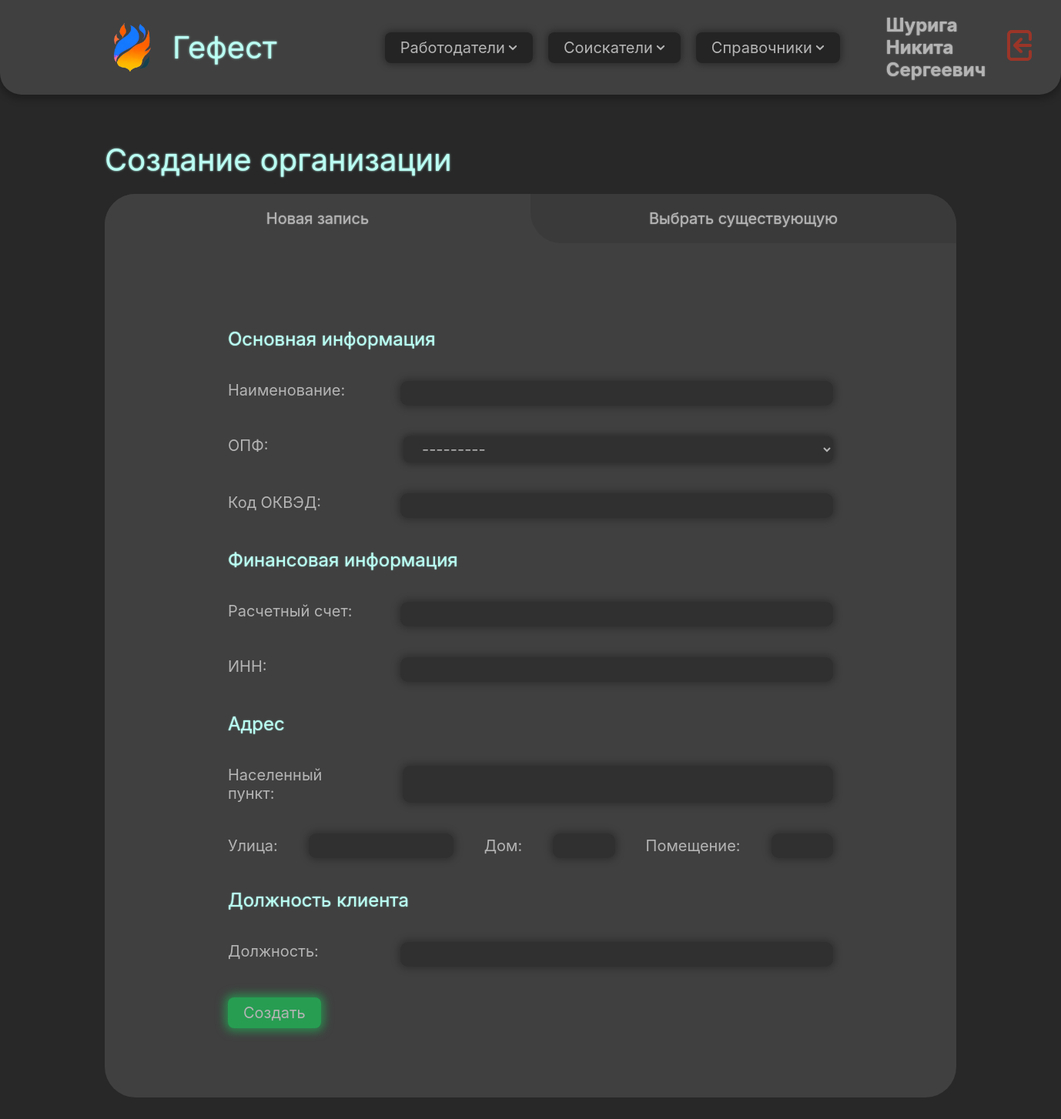
Page /employers/create/9/organization/ (signed in) on the earlier database version.
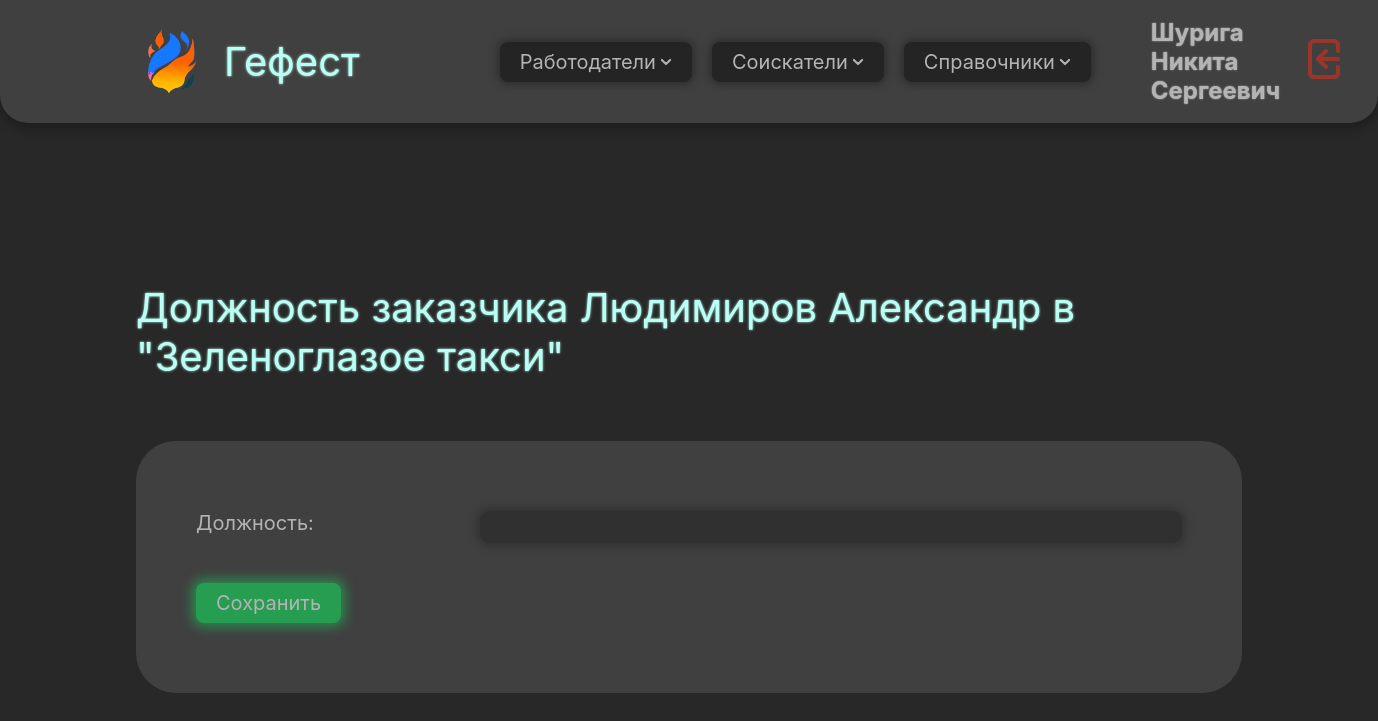
Same page on the later database version.
### domain/models.py (models this page shows, shortened)
class Person(models.Model):
    surname = models.CharField(max_length=255, blank=False, null=False, verbose_name='Фамилия')
    name = models.CharField(max_length=255, blank=False, null=False, verbose_name='Имя')
    patronymic = models.CharField(max_length=255, blank=False, null=False, verbose_name='Отчество')
    email = models.EmailField(blank=False, max_length=254, verbose_name='Почта')
    phone = models.CharField(max_length=18, blank=False, null=False, verbose_name='Номер телефона')
    profile_photo = models.ImageField(blank=True, null=True, verbose_name='Фото профиля', upload_to='person_photos')
    class Meta:
        verbose_name = 'Индивид'
        verbose_name_plural = 'Индивиды'

class Employer(Person):
    organization = models.ForeignKey('Organization', on_delete=models.CASCADE,
                                     blank=True, null=True, verbose_name='Организация')
    position = models.CharField(max_length=90, blank=True, null=True, verbose_name='Должность')
    class Meta:
        verbose_name = 'Работодатель'
        verbose_name_plural = 'Работодатели'

class Organization(models.Model):
    name = models.CharField(max_length=255, blank=False, null=False, verbose_name='Наименование')
    payment_account = models.CharField(max_length=20, blank=False, null=False, verbose_name='Расчетный счет')
    okved_kode = models.CharField(max_length=9, blank=True, null=True, verbose_name='Код ОКВЭД')
    organizational_legal_form = models.ForeignKey('OrganizationalLegalForm', on_delete=models.PROTECT,
                                                  null=False, blank=False, verbose_name='ОПФ')
    inn = models.CharField(max_length=12, blank=False, null=False, verbose_name='ИНН')
    address = models.ForeignKey('Address', on_delete=models.PROTECT,
                                null=False, blank=False, verbose_name='Адрес')
    class Meta:
        verbose_name = 'Организация'
        verbose_name_plural = 'Организации'

### domain/views.py (the view)
# urls.py: path('employers/create/<str:employer_id>/organization/', organization_create_view, name='organization_create'),
def organization_create_view(request, employer_id, organization_id=None):
    organizations_list = Organization.objects.order_by('name')
    employer = Employer.objects.get(id=employer_id)
    if organization_id:
        employer.organization = Organization.objects.get(id=organization_id)
        employer.save()
        return redirect('organization_create', employer.id)
    if employer.organization and employer.position:
        return redirect('application_create', employer_id)
    elif (not employer.position) and employer.organization:
        form_type = 'position'
        if request.method == 'POST':
            form = PositionForm(request.POST)
            if form.is_valid():
                employer.position = form.cleaned_data['position']
                employer.save()
                return redirect('application_create', employer_id)
        else:
            form = PositionForm()
    else:
        form_type = 'organization'
        if request.method == 'POST':
            form = OrganizationForm(request.POST)
            if form.is_valid():
                address = Address.objects.create(
                    locality=form.cleaned_data['locality'],
                    street=form.cleaned_data['street'],
                    number_of_building=form.cleaned_data['number_of_building'],
                    apartment_number=form.cleaned_data['apartment_number'],
                )
                organization = form.save(commit=False)
                organization.address = address
                organization.save()
                employer.organization = organization
                employer.position = form.cleaned_data['position']
                employer.save()
                return redirect('application_create', employer_id)
        else:
            form = OrganizationForm()
    context = {
        'form_type': form_type,
        'form': form,
        'employer': employer,
        'organizations': organizations_list
    }
    return render(request, 'employers/organization_create.html', context)

### domain/forms.py
class PositionForm(forms.Form):
    position = forms.CharField(max_length=90, label='Должность')

### domain/context_processors.py (called while the page is built)
def user(request):
    return {'user': auth(request)['user']}

### domain/models.py (called while the page is built)
    def __str__(self):
        return '%s' % self.short_name

### domain/templates/employers/organization_create.html (shortened to what the changed rows need)
{% extends 'base.html' %}
{% load static %}
{% load widget_tweaks %}
{% block content %}
    <section class="split-section flex-vertical gap-2em">
        <div class="content-block flex-vertical gap-1em">
            {% if form_type == 'organization' %}
                <h1 class="title">Создание организации</h1>
                <div class="content-box flex-vertical gap-1em">
                    <div class="top-splitter-two flex-horizontal">
                        <div class="splitted-part left active" onclick="toggleSplitter(this)">Новая запись</div>
                        <div class="splitted-part right" onclick="toggleSplitter(this)">Выбрать существующую</div>
                    </div>
                    <div class="content flex-vertical gap-2em active-content" style="padding: 4em 8em;">
                        <form method="POST" class="input-form flex-vertical gap-2em">
                            <h1 class="title text-size-larger">Основная информация</h1>
                            <p>
                                <label for="{{ form.name.id_for_label }}">{{ form.name.label }}:</label>
                                {{ form.name }}
                            </p>
                            <p>
                                <label for="{{ form.organizational_legal_form.id_for_label }}">{{ form.organizational_legal_form.label }}:</label>
                                {{ form.organizational_legal_form }}
                            </p>
                            <p>
                                <label for="{{ form.okved_kode.id_for_label }}">{{ form.okved_kode.label }}:</label>
                                {{ form.okved_kode }}
                            </p>
                            <h1 class="title text-size-larger">Финансовая информация</h1>
                            <p>
                                <label for="{{ form.payment_account.id_for_label }}">{{ form.payment_account.label }}:</label>
                                {{ form.payment_account }}
                            </p>
                            <p>
                                <label for="{{ form.inn.id_for_label }}">{{ form.inn.label }}:</label>
                                {{ form.inn }}
                            </p>
                            <h1 class="title text-size-larger">Адрес</h1>
                            <p>
                                <label for="{{ form.locality.id_for_label }}">{{ form.locality.label }}:</label>
                                {{ form.locality }}
                            </p>
                            <p class="flex-horizontal">
                                <label for="{{ form.street.id_for_label }}">{{ form.street.label }}:</label>
                                {{ form.street|add_class:"width-180" }}
                                <label for="{{ form.number_of_building.id_for_label }}">Дом:</label>
                                {{ form.number_of_building }}
                                <label for="{{ form.apartment_number.id_for_label }}">Помещение:</label>
                                {{ form.apartment_number }}
                            </p>
                            <h1 class="title text-size-larger">Должность клиента</h1>
                            <p>
                                <label for="{{ form.position.id_for_label }}">{{ form.position.label }}:</label>
                                {{ form.position }}
                            </p>
                            <button type="submit" class="button submit" style="width: fit-content;">Создать</button>
                        </form>
                    </div>
                </div>
            {% elif form_type == 'position' %}
                <div class="to_center flex-vertical gap-3em" style="width: fit-content; align-self: center">
                    <h1 class="title">Должность заказчика {{ employer.surname }} {{ employer.name }} в "{{ employer.organization.name }}"</h1>
                <div class="content-box flex-vertical gap-1em">
                    <div class="content flex-vertical gap-2em" style="padding: 3em">
                        <form method="POST" class="input-form flex-vertical" style="gap: 2em">
                            {{ form.as_p }}
                            <button class="button submit" type="submit" style="width: fit-content;">Сохранить</button>
                        </form>
                    </div>
                </div>
                </div>
            {% endif %}
        </div>
    </section>
{% endblock %}

Differences in the rows shown:
now on this page (row unchanged): Person: surname "Людимиров", name "Александр"
now on this page (row edited): Employer: organization.name "Зеленоглазое такси"
Other differences:
form field organizational_legal_form: "---------" → (not shown)
text no longer shown: "Создание организации Новая запись Выбрать существующую Основная информация Наименование : ОПФ : Код ОКВЭД : Финансовая информация Расчетный счет : ИНН : Адрес Населенный пункт : Улица : Дом: Помещение: Должность клиента Должность : Создать"
text now shown: "Должность заказчика в \" \" Должность: Сохранить"
